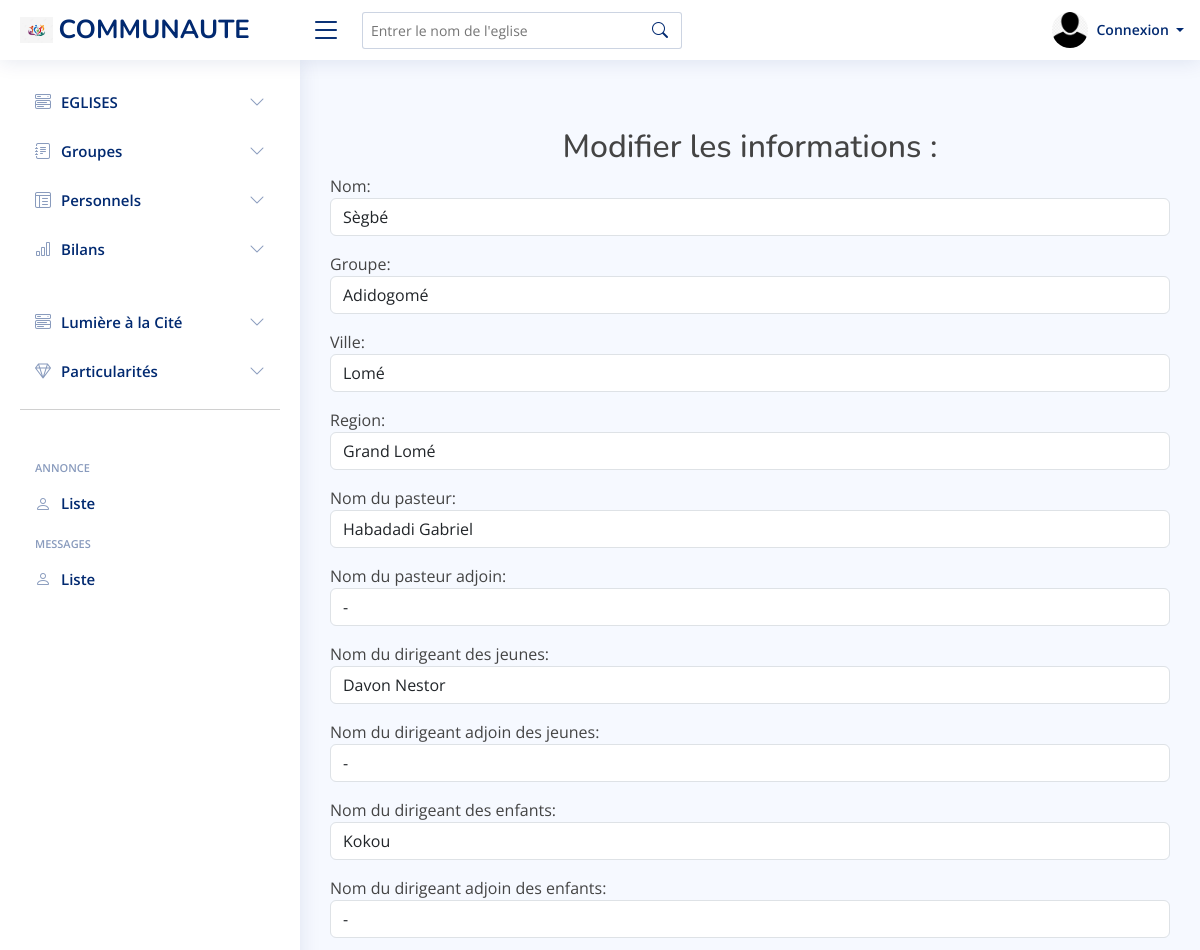
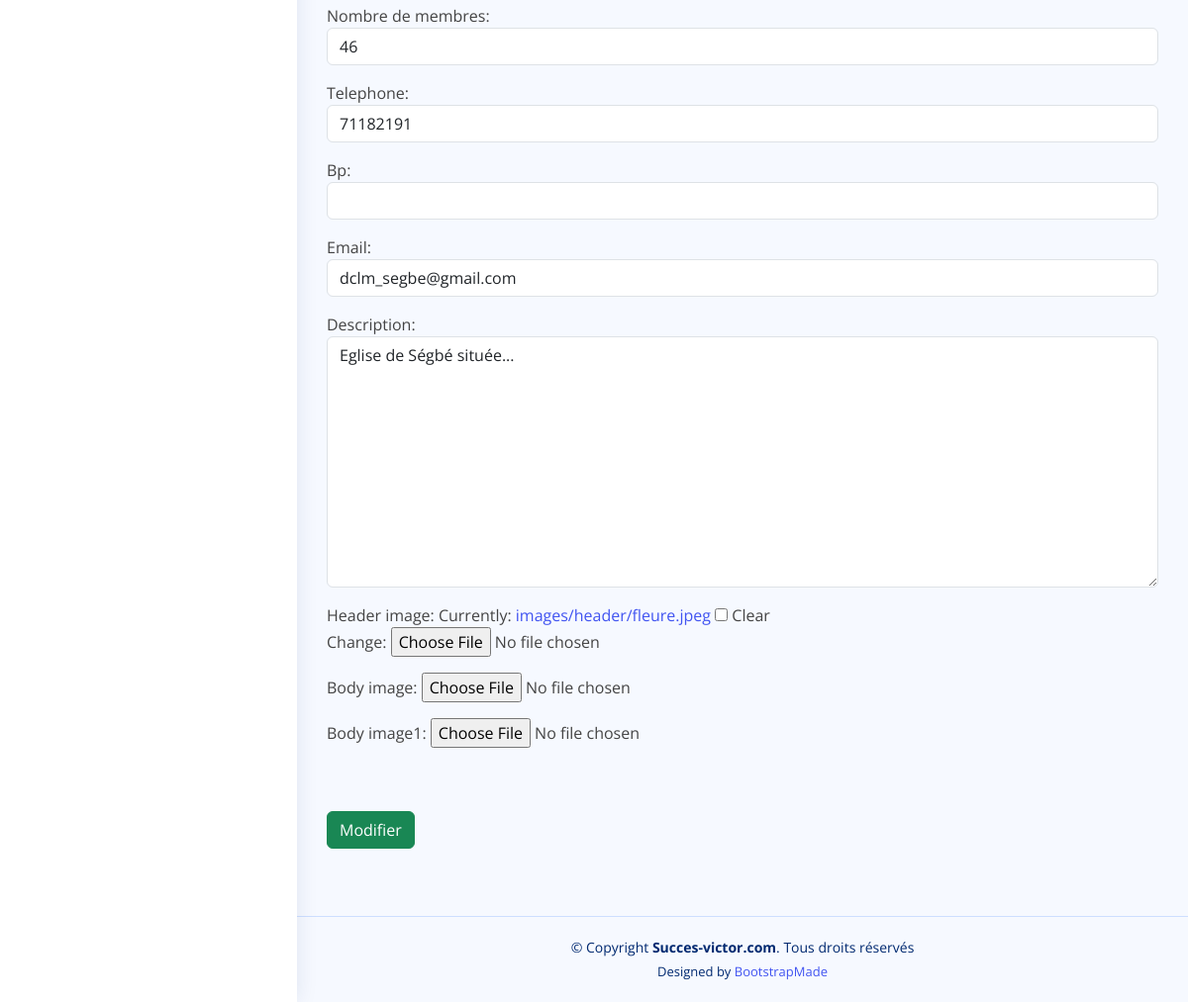
The app's page /eglise/1/editer with its own data (2 pictures, top to bottom).
### Eglises/models.py (models this page shows, shortened)
class Eglise(models.Model):
    auteur = models.ForeignKey(User, on_delete=models.CASCADE)
    nom = models.CharField(max_length=100)
    nom_du_pasteur = models.CharField(max_length=100, blank=True)
    nom_du_pasteur_adjoin = models.CharField(max_length=100, blank=True)
    nom_du_dirigeant_des_jeunes = models.CharField(max_length=100, blank=True)
    nom_du_dirigeant_adjoin_des_jeunes = models.CharField(max_length=100, blank=True)
    nom_du_dirigeant_des_enfants = models.CharField(max_length=100, blank=True)
    nom_du_dirigeant_adjoin_des_enfants = models.CharField(max_length=100, blank=True)
    region = models.CharField(max_length=100)
    groupe = models.CharField(max_length=100)
    ville = models.CharField(max_length=250, blank=True)
    nombre_de_membres = models.IntegerField(blank=True, null=True)
    telephone = models.IntegerField(blank=True, null=True)
    bp = models.CharField(max_length=200, blank=True, null=True)
    email = models.EmailField(blank=True)
    description = models.TextField(blank=True)
    header_image = models.ImageField(blank=True, null=True, upload_to='images/header')
    body_image = models.ImageField(blank=True, null=True, upload_to='images/Body')
    body_image1 = models.ImageField(blank=True, null=True, upload_to='images/Body')
    publish = models.DateTimeField(default=timezone.now)
    created = models.DateTimeField(auto_now_add=True)
    updated = models.DateTimeField(auto_now=True)

### Eglises/views.py (the view)
# urls.py: path('eglise/<int:pk>/editer', EditEglise.as_view(), name='edit_eglise'),
class EditEglise(UpdateView):
    model = Eglise
    form_class = EgliseForm
    template_name = 'Eglises/edit_Eglise.html'

### Eglises/templates/Eglises/edit_eglise.html (shortened to what this page needs)
{% extends 'base.html' %}
{% block gestion %}
<br> <br>
    <h2>Modifier les informations : {{annexe}} </h2>
    <form action="" method="post" enctype="multipart/form-data">
        {{form.as_p}}
        <br> <br>
        <button type="submit" class="btn btn-success">Modifier</button>
    </form>
    <br> <br>
{% endblock %}

### static/assets/css/style.css (style rules this page uses)
:root { scroll-behavior: smooth; }
body { font-family: "Open Sans", sans-serif; background: #f6f9ff; color: #444444; }
a { color: #4154f1; text-decoration: none; }
h1, h2, h3, h4, h5, h6 { font-family: "Nunito", sans-serif; }

### static/css/main.css (style rules this page uses)
h2, h3 { text-align: center; }

### records on screen
Eglise: nom "Sègbé", groupe "Adidogomé", ville "Lomé", region "Grand Lomé", nom_du_pasteur "Habadadi Gabriel", nom_du_pasteur_adjoin "-", nom_du_dirigeant_des_jeunes "Davon Nestor", nom_du_dirigeant_adjoin_des_jeunes "-", nom_du_dirigeant_des_enfants "Kokou", nom_du_dirigeant_adjoin_des_enfants "-", nombre_de_membres "46", telephone "71182191", email "dclm_segbe@gmail.com", description "Eglise de Ségbé située..."
